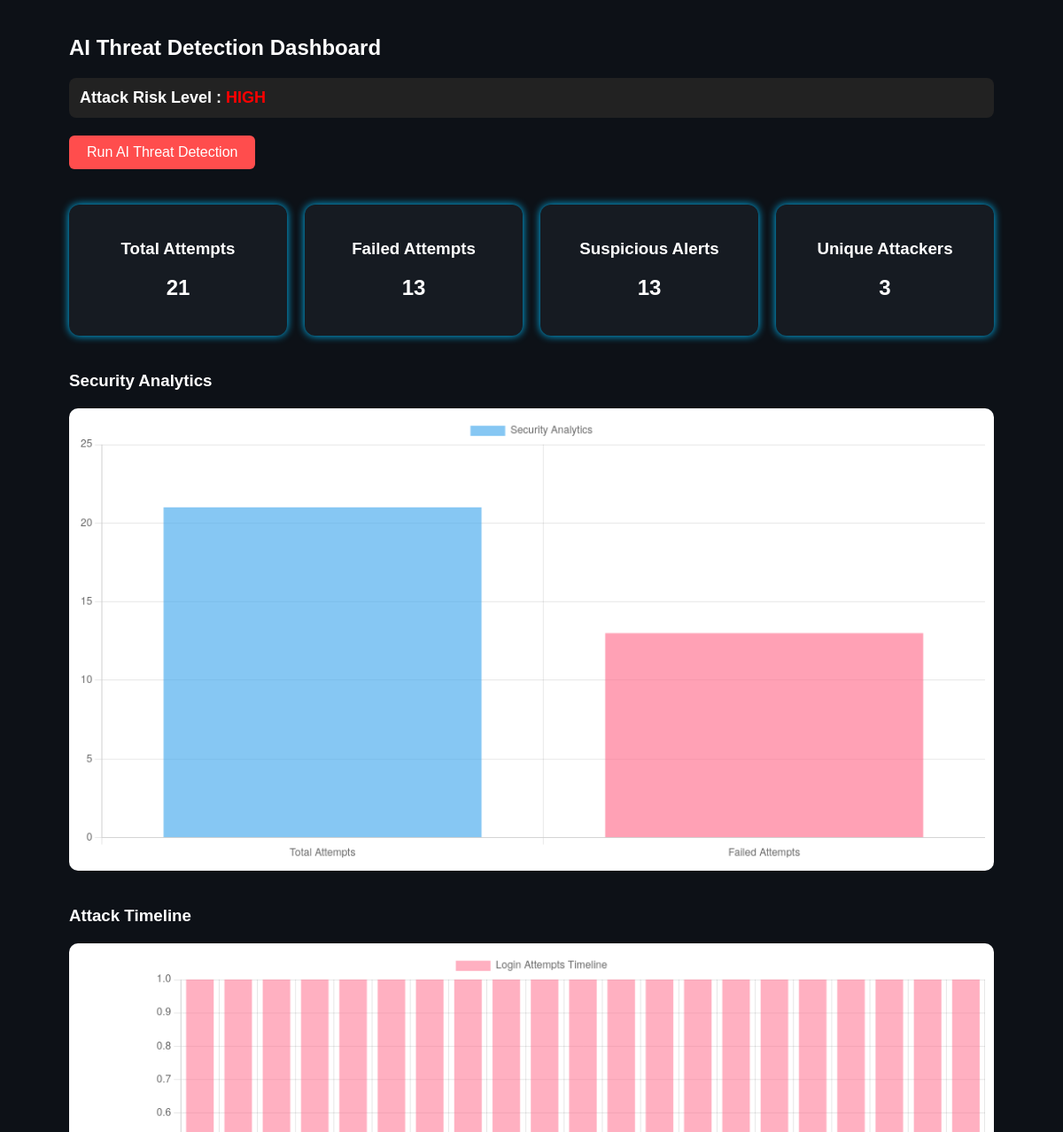
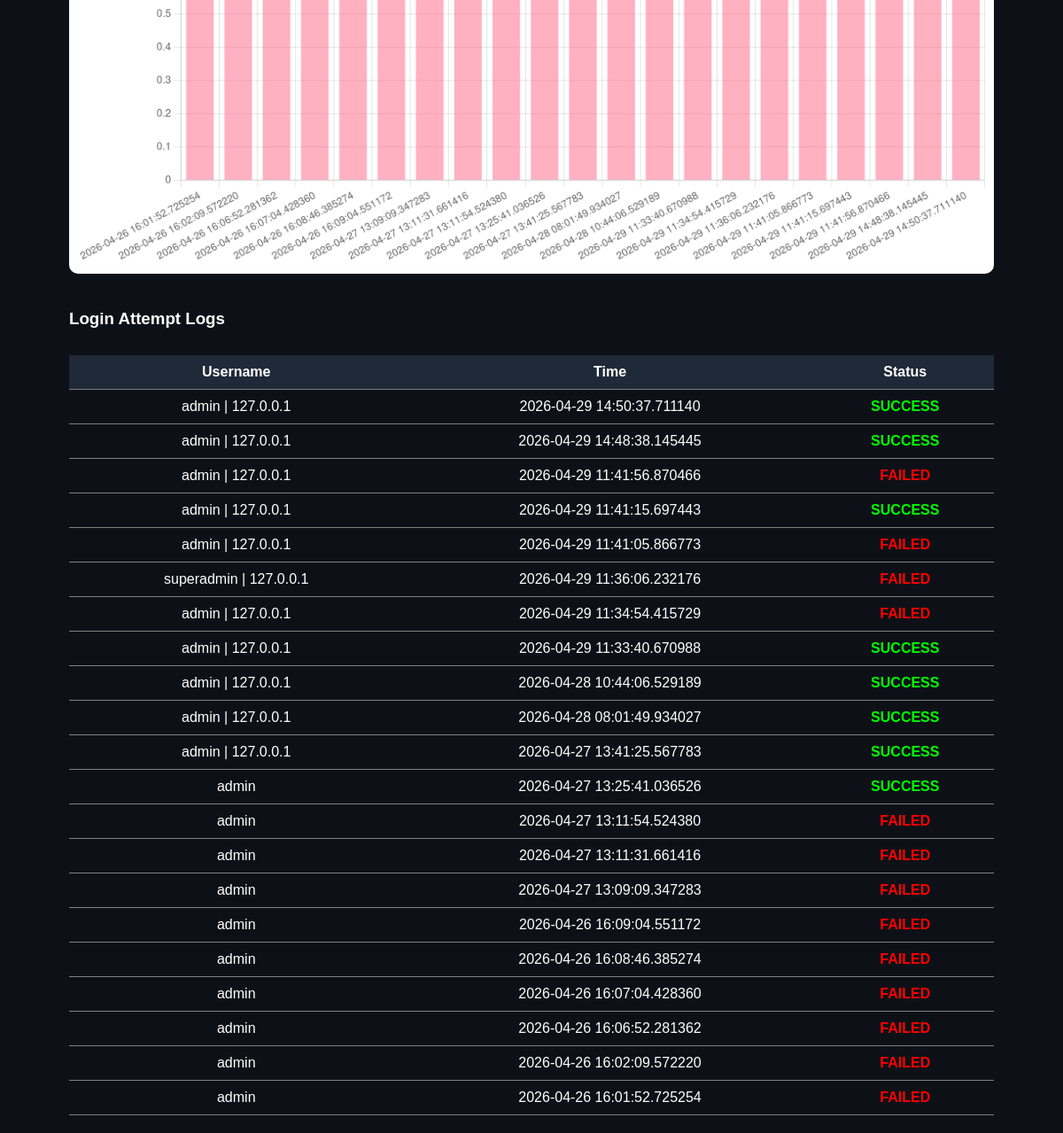
/dashboard, run on the app's committed database (2 pictures, top to bottom).
### tables this page shows
CREATE TABLE login_attempts (
id INTEGER PRIMARY KEY AUTOINCREMENT,
username TEXT,
time TEXT,
status TEXT
);

### app.py (the view)
@app.route("/dashboard")
def dashboard():
    conn = get_connection()
    cursor = conn.cursor()
    cursor.execute("SELECT COUNT(*) FROM login_attempts")
    total = cursor.fetchone()[0]
    cursor.execute(
        "SELECT COUNT(*) FROM login_attempts WHERE status='FAILED'"
    )
    failed = cursor.fetchone()[0]
    cursor.execute(
        "SELECT COUNT(DISTINCT username) FROM login_attempts"
    )
    attackers = cursor.fetchone()[0]
    cursor.execute(
        "SELECT username,time,status FROM login_attempts ORDER BY time DESC"
    )
    logs = cursor.fetchall()
    cursor.execute("SELECT time FROM login_attempts")
    timeline_data = cursor.fetchall()
    times = [row[0] for row in timeline_data]
    conn.close()
    if failed <= 3:
        risk_level = "LOW"
    elif failed <= 7:
        risk_level = "MEDIUM"
    else:
        risk_level = "HIGH"
    return render_template(
        "dashboard.html",
        total=total,
        failed=failed,
        logs=logs,
        attackers=attackers,
        risk_level=risk_level,
        times=times
    )

### app.py (called while the page is built)
def get_connection():
    return sqlite3.connect("database.db")

### templates/dashboard.html (shortened to what this page needs)
<!DOCTYPE html>
<html>
<head>
</head>
<body>
<div class="container">
<h2>AI Threat Detection Dashboard</h2>
<div style="
margin-bottom:20px;
padding:12px;
font-size:18px;
font-weight:bold;
border-radius:8px;
background:#222;
">
Attack Risk Level :
<span style="
color:
{% if risk_level == 'LOW' %}
lime
{% elif risk_level == 'MEDIUM' %}
orange
{% else %}
red
{% endif %}
">
{{ risk_level }}
</span>
</div>
<form action="/detect_ai">
<button>Run AI Threat Detection</button>
</form>
<div class="cards">
<div class="card">
<h3>Total Attempts</h3>
<h2>{{ total }}</h2>
</div>
<div class="card">
<h3>Failed Attempts</h3>
<h2>{{ failed }}</h2>
</div>
<div class="card">
<h3>Suspicious Alerts</h3>
<h2>{{ failed }}</h2>
</div>
<div class="card">
<h3>Unique Attackers</h3>
<h2>{{ attackers }}</h2>
</div>
</div>
<h3 style="margin-top:40px;">Security Analytics</h3>
<canvas id="loginChart"></canvas>
<h3 style="margin-top:40px;">Attack Timeline</h3>
<canvas id="timelineChart"></canvas>
<h3 style="margin-top:40px;">Login Attempt Logs</h3>
<table>
<tr>
<th>Username</th>
<th>Time</th>
<th>Status</th>
</tr>
{% for row in logs %}
<tr>
<td>{{ row[0] }}</td>
<td>{{ row[1] }}</td>
<td class="{% if row[2]=='FAILED' %}failed{% else %}success{% endif %}">
{{ row[2] }}
</td>
</tr>
{% endfor %}
</table>
<script>
var ctx = document.getElementById('loginChart').getContext('2d');
var loginChart = new Chart(ctx, {
type:'bar',
data:{
labels:['Total Attempts','Failed Attempts'],
datasets:[{
label:'Security Analytics',
data:[{{ total }},{{ failed }}],
backgroundColor:[
'rgba(54,162,235,0.6)',
'rgba(255,99,132,0.6)'
]
}]
},
options:{
responsive:true
}
});
var timelineCtx=document.getElementById('timelineChart').getContext('2d');
var timelineChart=new Chart(timelineCtx,{
type:'bar',
data:{
labels:{{ times|safe }},
datasets:[{
label:'Login Attempts Timeline',
data:Array({{ times|length }}).fill(1),
backgroundColor:'rgba(255,99,132,0.5)'
}]
},
options:{
responsive:true
}
});
</script>
</div>
</body>
</html>

### templates/dashboard.html (style rules this page uses)
body { background:#0d1117; font-family:Arial; color:white; margin:0; padding:20px; }
.container { width:90%; margin:auto; }
.cards { display:flex; gap:20px; flex-wrap:wrap; margin-top:20px; }
.card { flex:1; min-width:200px; background:#161b22; padding:20px; border-radius:12px; text-align:center; box-shadow:0px 0px 10px #00bfff; }
button { padding:10px 20px; background:#ff4d4d; color:white; border:none; border-radius:6px; font-size:16px; cursor:pointer; margin-bottom:20px; }
canvas { background:white; border-radius:10px; padding:10px; margin-top:20px; }
table { width:100%; margin-top:30px; border-collapse:collapse; }
th,td { padding:10px; border-bottom:1px solid gray; text-align:center; }
th { background:#1f2937; }
.failed { color:red; font-weight:bold; }
.success { color:lime; font-weight:bold; }

### data on the page
login_attempts: username "admin | 127.0.0.1", time "2026-04-29 14:50:37.711140", status "SUCCESS"
login_attempts: username "admin | 127.0.0.1", time "2026-04-29 14:48:38.145445", status "SUCCESS"
login_attempts: username "admin | 127.0.0.1", time "2026-04-29 11:41:56.870466", status "FAILED"
login_attempts: username "admin | 127.0.0.1", time "2026-04-29 11:41:15.697443", status "SUCCESS"
login_attempts: username "admin | 127.0.0.1", time "2026-04-29 11:41:05.866773", status "FAILED"
login_attempts: username "superadmin | 127.0.0.1", time "2026-04-29 11:36:06.232176", status "FAILED"
login_attempts: username "admin | 127.0.0.1", time "2026-04-29 11:34:54.415729", status "FAILED"
login_attempts: username "admin | 127.0.0.1", time "2026-04-29 11:33:40.670988", status "SUCCESS"
login_attempts: username "admin | 127.0.0.1", time "2026-04-28 10:44:06.529189", status "SUCCESS"
login_attempts: username "admin | 127.0.0.1", time "2026-04-28 08:01:49.934027", status "SUCCESS"
login_attempts: username "admin | 127.0.0.1", time "2026-04-27 13:41:25.567783", status "SUCCESS"
login_attempts: username "admin", time "2026-04-27 13:25:41.036526", status "SUCCESS"
login_attempts: username "admin", time "2026-04-27 13:11:54.524380", status "FAILED"
login_attempts: username "admin", time "2026-04-27 13:11:31.661416", status "FAILED"
login_attempts: username "admin", time "2026-04-27 13:09:09.347283", status "FAILED"
login_attempts: username "admin", time "2026-04-26 16:09:04.551172", status "FAILED"
login_attempts: username "admin", time "2026-04-26 16:08:46.385274", status "FAILED"
login_attempts: username "admin", time "2026-04-26 16:07:04.428360", status "FAILED"
login_attempts: username "admin", time "2026-04-26 16:06:52.281362", status "FAILED"
login_attempts: username "admin", time "2026-04-26 16:02:09.572220", status "FAILED"
login_attempts: username "admin", time "2026-04-26 16:01:52.725254", status "FAILED"

### other printed values
{{ risk_level }} "HIGH"
{{ total }} "21"
{{ failed }} "13"
{{ attackers }} "3"
chart data {{ total }} 21
chart data {{ failed }} 13
